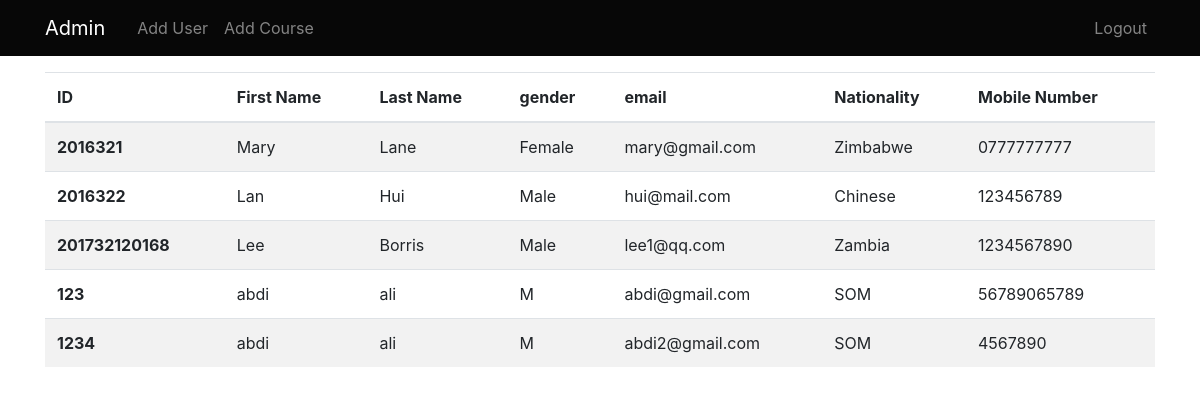
The app's page /admn/students, older data.
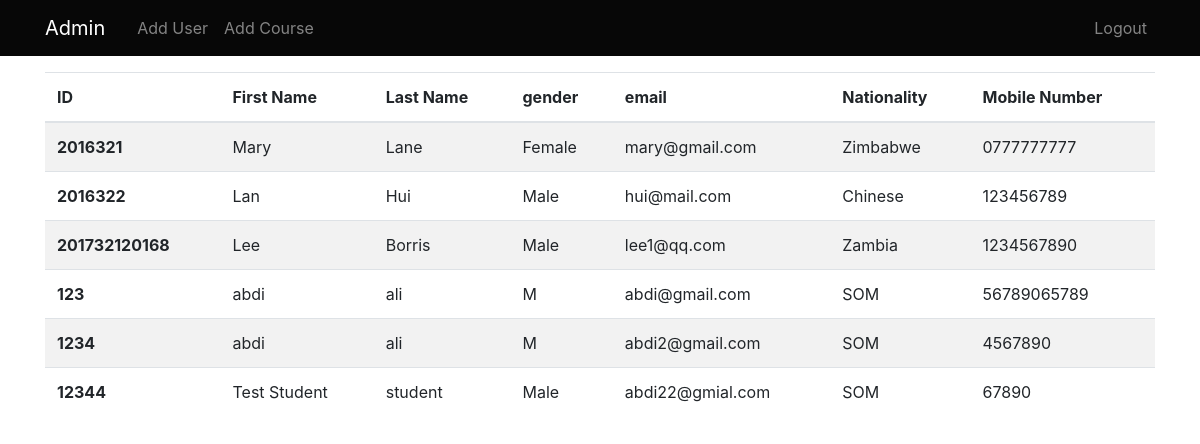
The same page, newer data.
### application/models.py (models this page shows, shortened)
class User(db.Model, UserMixin):
    __tablename__ = 'user'
    user_id = db.Column(db.String, primary_key=True)
    firstname = db.Column(db.String(30), nullable=False)
    lastname = db.Column(db.String(30), nullable=False)
    role = db.Column(db.String(10), nullable=False)
    gender = db.Column(db.String(5), nullable=False)
    nationality = db.Column(db.String(15), nullable=False)
    email = db.Column(db.String(20), nullable=False, unique=True)
    mobile = db.Column(db.String(20), nullable=False, unique=True)
    password = db.Column(db.String(30), nullable=False)
    courses = db.relationship('Course', backref='teacher')

### application/routes.py (the view)
@app.route('/admn/students', methods=['GET', 'POST'])
def students():
    students = User.query.filter_by(role='student')
    return render_template('/admin/students.html', students=students)

### application/templates/admin/students.html
{% extends 'admin/_layout.html' %}
{% block content%}
<table class="table table-striped">
  <thead>
    <tr>
      <th scope="col">ID</th>
      <th scope="col">First Name</th>
      <th scope="col">Last Name</th>
      <th scope="col">gender</th>
      <th scope="col">email</th>
      <th scope="col">Nationality</th>
      <th scope="col">Mobile Number</th>
    </tr>
  </thead>
  <tbody>
    {% for student in students %}
    <tr>
      <th scope="row">{{ student.user_id }}</th>
      <td>{{student.firstname}}</td>
      <td>{{student.lastname}}</td>
      <td>{{student.gender}}</td>
      <td>{{student.email}}</td>
      <td>{{student.nationality}}</td>
      <td>{{student.mobile}}</td>
    </tr>
    {% endfor %}
  </tbody>
</table>
{% endblock %}

### application/templates/admin/_layout.html (shortened to what this page needs)
<!DOCTYPE html>
<html>
<head>
    <link rel="stylesheet" type="text/css" href="{{ url_for('static', filename='css/main.css')}}">
    <link rel="stylesheet" href="{{ url_for('static', filename='css/bootstrap.min.css') }}">
</head>
<body>
    <header class="site-header">
        <nav class="navbar navbar-expand-md navbar-dark bg-steel fixed-top">
            <div class="container">
                <a class="navbar-brand mr-4" href="{{ url_for('admin')}}">Admin</a>
                <div class="collapse navbar-collapse" id="navbarSupportedContent">
                    <ul class="navbar-nav mr-auto">
                        <li class="nav-item">
                            <a class="nav-link" href="{{ url_for('add_user')}}">Add User</a>
                        </li>
                        <li class="nav-item">
                            <a class="nav-link" href="{{ url_for('add_course')}}">Add Course</a>
                        </li>
                    </ul>
                </div>
                <div class="navbar-nav">
                    <a class="nav-item nav-link" href="{{ url_for('home')}}">Logout</a>
                </div>
            </div>
        </nav>
    </header>
  <div class="container">
    {% block content %} {% endblock %}
  </div>
</body>
</html>

### application/static/css/main.css (style rules this page uses)
body { background: #fafafa; color: #333333; }
.bg-steel { background-color: #070707; }
.site-header .navbar-nav .nav-link { color: #cbd5db; }
.navbar li { color: white; }
.site-header { padding-bottom: 4.5rem; }

Row changes from the older to the newer data that the page shows:
added User: user_id "12344", firstname "Test Student", lastname "student", gender "Male", email "abdi22@gmial.com", nationality "SOM", mobile "67890"
